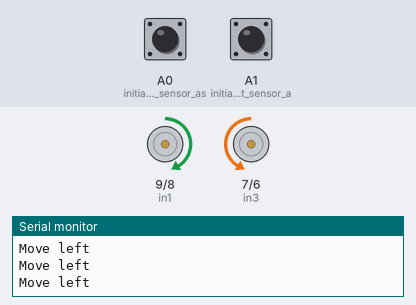
Simulated run of this sketch. Board: Arduino Uno, built with avr-gcc and run on an emulated ATmega328P. Shown: motor-driver pin pairs drawn as motors (green arrow = first pin HIGH = forward, orange = second pin HIGH = backward, longer = more drive, scaled by the enable pin), the last lines printed to the serial monitor. The test bench sets the inputs (shaded band); at power-on: A0 (initialize_Left_sensor_as) LOW, A1 (initialize_Right_sensor_a) HIGH.

Above: at 1.2 s.
1.3 s: A0 (initialize_Left_sensor_as) driven HIGH
At 2.1 s:
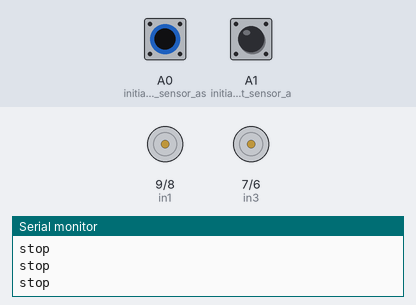
2.8 s: A1 (initialize_Right_sensor_a) driven LOW
At 3.4 s:
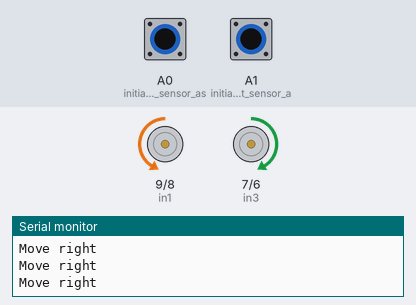
4.3 s: A0 (initialize_Left_sensor_as) driven LOW
At 5.5 s:
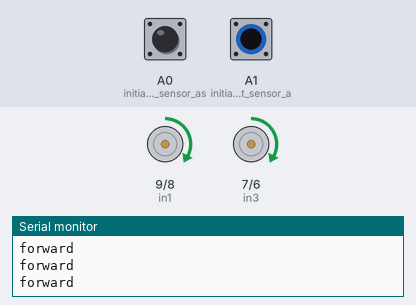
5.8 s: A1 (initialize_Right_sensor_a) driven HIGH
At 7.0 s:
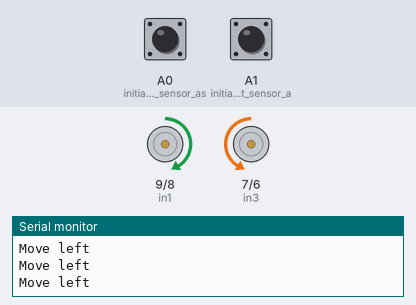
8.8 s: A0 (initialize_Left_sensor_as) pulsed HIGH 2 times (0.12 s each, 0.3 s apart)
At 9.01 s:
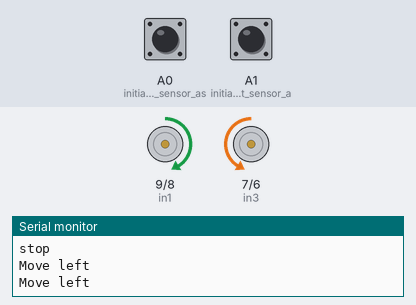
12.4 s: A1 (initialize_Right_sensor_a) pulsed LOW 5 times (0.12 s each, 0.3 s apart)
At 14.5 s:
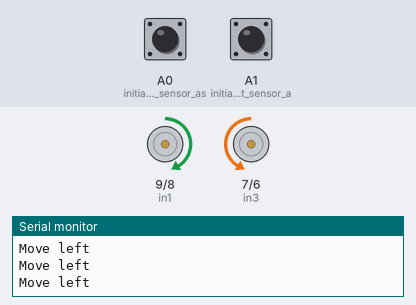
Timing chart, 0 to 16.0 s (numbered marks = the images above; inputs shaded):
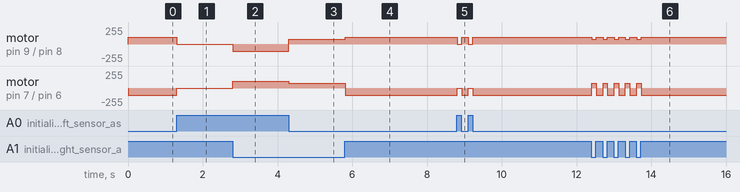

Measured:
- after the input at 1.3 s, motor on pin 9 (in1) / pin 8 (in2): forward 105/255 → stopped at once; motor on pin 7 (in3) / pin 6 (in4): backward 105/255 → stopped at once
- after the input at 2.8 s, motor on pin 9 (in1) / pin 8 (in2): stopped → backward 105/255 at once; motor on pin 7 (in3) / pin 6 (in4): stopped → forward 105/255 at once
- after the input at 4.3 s, motor on pin 9 (in1) / pin 8 (in2): backward 105/255 → forward 72/255 at once; motor on pin 7 (in3) / pin 6 (in4): forward 105/255 → forward 72/255 at once
- after the input at 5.8 s, motor on pin 9 (in1) / pin 8 (in2): forward 72/255 → forward 105/255 at once; motor on pin 7 (in3) / pin 6 (in4): forward 72/255 → backward 105/255 at once
- after the input at 8.8 s, motor on pin 9 (in1) / pin 8 (in2): alternates forward 105/255 for 0.18 s and stopped for 0.12 s, 4 changes in all, then stays forward 105/255, starting at once; motor on pin 7 (in3) / pin 6 (in4): alternates backward 105/255 for 0.18 s and stopped for 0.12 s, 4 changes in all, then stays backward 105/255, starting at once

The sketch:

line_track_car_code.ino
```cpp
#define in1 9
#define in2 8
#define in3 7
#define in4 6
#define enA 10
#define enB 5

 int Normal_Speed = 72; // speed of motor 1
 int RotationSpeed = 105 ; // Right Rotation Speed


 void setup() {

  pinMode(in1,OUTPUT);
  pinMode(in2,OUTPUT);
  pinMode(in3,OUTPUT);
  pinMode(in4,OUTPUT);

    pinMode(enA,OUTPUT);
    pinMode(enB,OUTPUT);

      pinMode(A0, INPUT); // initialize Left sensor as an input
      pinMode(A1, INPUT); // initialize Right sensor as an input
      Serial.begin(9600);

}

void loop() {

  int LEFT_SENSOR = digitalRead(A0);
  int RIGHT_SENSOR = digitalRead(A1);

if(RIGHT_SENSOR==0 && LEFT_SENSOR==0) {
    forward(); //FORWARD
    Serial.println("forward");
}

  else if(RIGHT_SENSOR==0 && LEFT_SENSOR==1) {
    right(); //Move Right
    Serial.println("Move right");
 }

  else if(RIGHT_SENSOR==1 && LEFT_SENSOR==0) {
    left(); //Move Left
    Serial.println("Move left");
}

  else if(RIGHT_SENSOR==1 && LEFT_SENSOR==1) {
    Stop();  //STOP
    Serial.println("stop");
 }
}


void forward()
{
            digitalWrite(in1, HIGH);
            digitalWrite(in2, LOW);
            digitalWrite(in3, HIGH);
            digitalWrite(in4, LOW);

                analogWrite(enA, Normal_Speed);
                analogWrite(enB, Normal_Speed);
}


void right()
{
            digitalWrite(in1, LOW);
            digitalWrite(in2, HIGH);
            digitalWrite(in3, HIGH);
            digitalWrite(in4, LOW);

                analogWrite(enA, RotationSpeed);
                analogWrite(enB, RotationSpeed);
}

void left()
{
            digitalWrite(in1, HIGH);
            digitalWrite(in2, LOW);
            digitalWrite(in3, LOW);
            digitalWrite(in4, HIGH);

                analogWrite(enA, RotationSpeed);
                analogWrite(enB, RotationSpeed);
}

void Stop()
{
            digitalWrite(in1, LOW);
            digitalWrite(in2, LOW);
            digitalWrite(in3, LOW);
            digitalWrite(in4, LOW);
}
```
